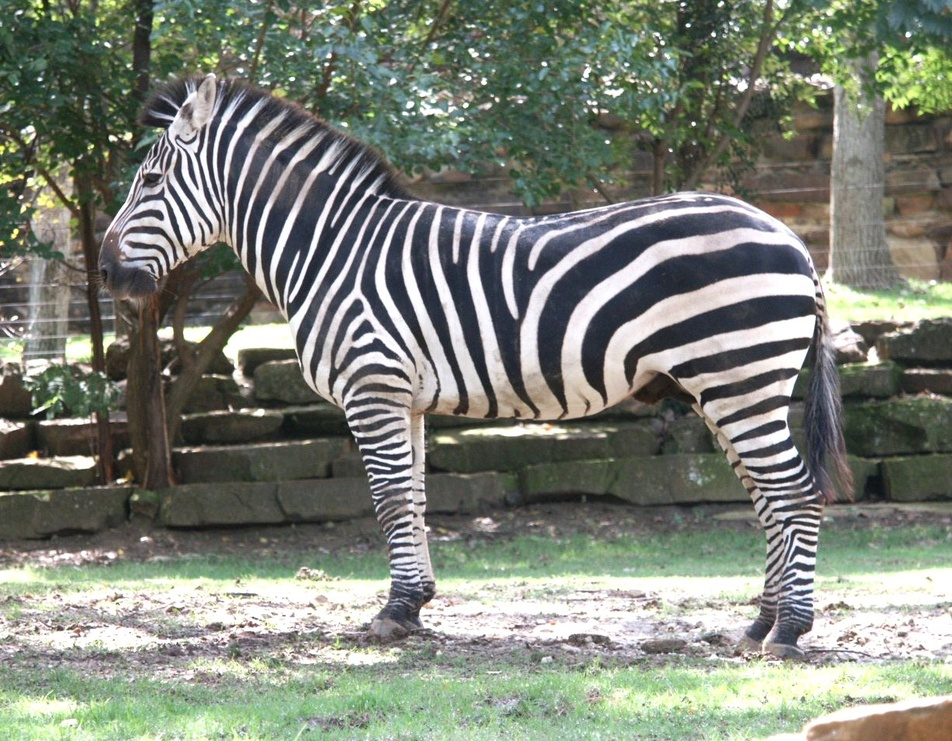
%> input picture CS216/cs216hw2/zebra1.jpg, 952 x 741 px, shrunk from 1222 x 952 before the run
$ octave p7.m   (GNU Octave 9; MATLAB toolbox functions it lacks are replaced by stand-ins)
%> lines starting %> are read from the running program, lines starting %| are printed output that depends on the picture
image = im2double(rgb2gray(imread('zebra1.jpg')));
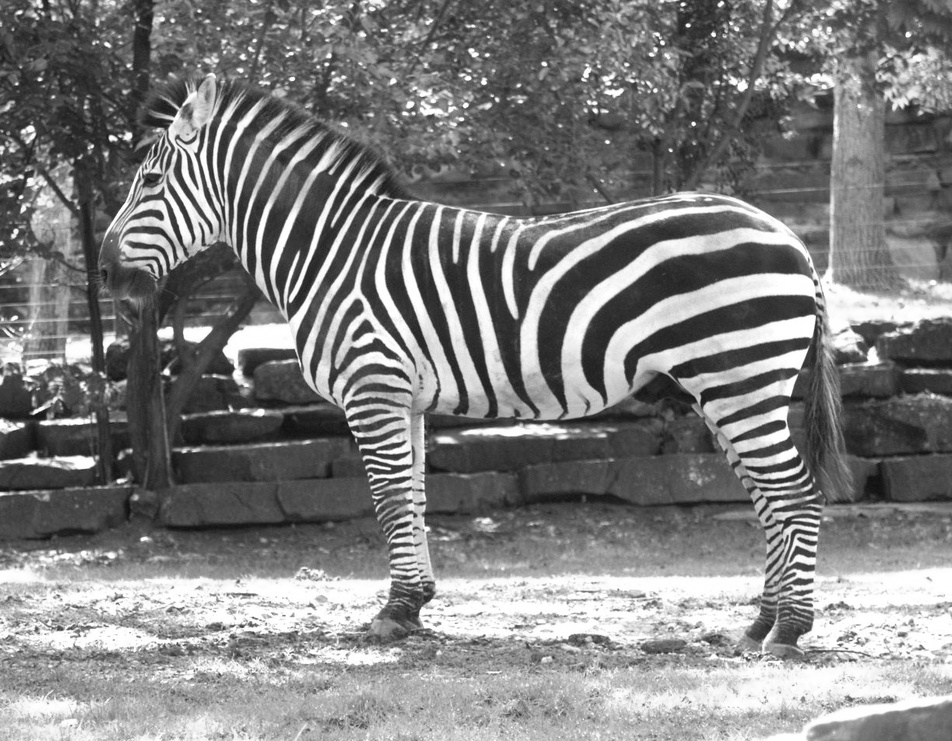
%> image: size 741x952 double; min 0.0549, max 1, mean 0.502
figure,imagesc(image);
colormap(gray);
sigma = 1;
mu = 0;
Gaussianfilter = fspecial('gaussian',[3 3],sigma);
smooth = conv2(image,Gaussianfilter,'same');
figure,imagesc(smooth);
colormap(gray);

filterH = [-1 1];
horizonGradientImage = conv2(smooth,filterH,'same');
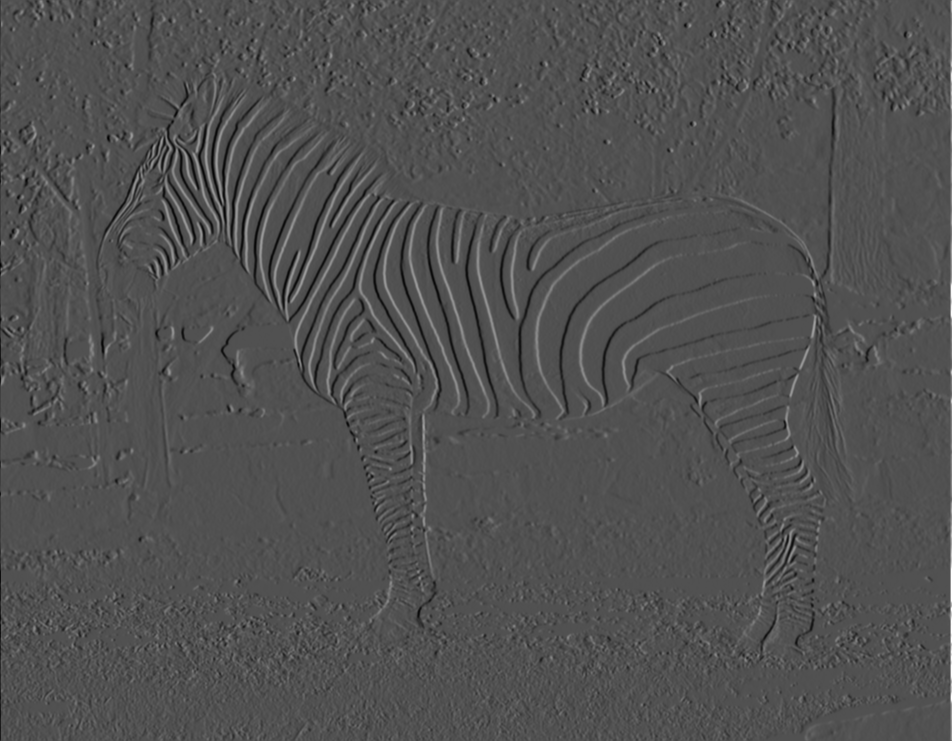
%> horizonGradientImage: size 741x952 double; min -0.339, max 0.726, mean 0.000359; drawn with min black and max white
figure,imagesc(horizonGradientImage);
colormap(gray);

filterV = [-1 1]';
verticalGradientImage = conv2(smooth,filterV,'same');
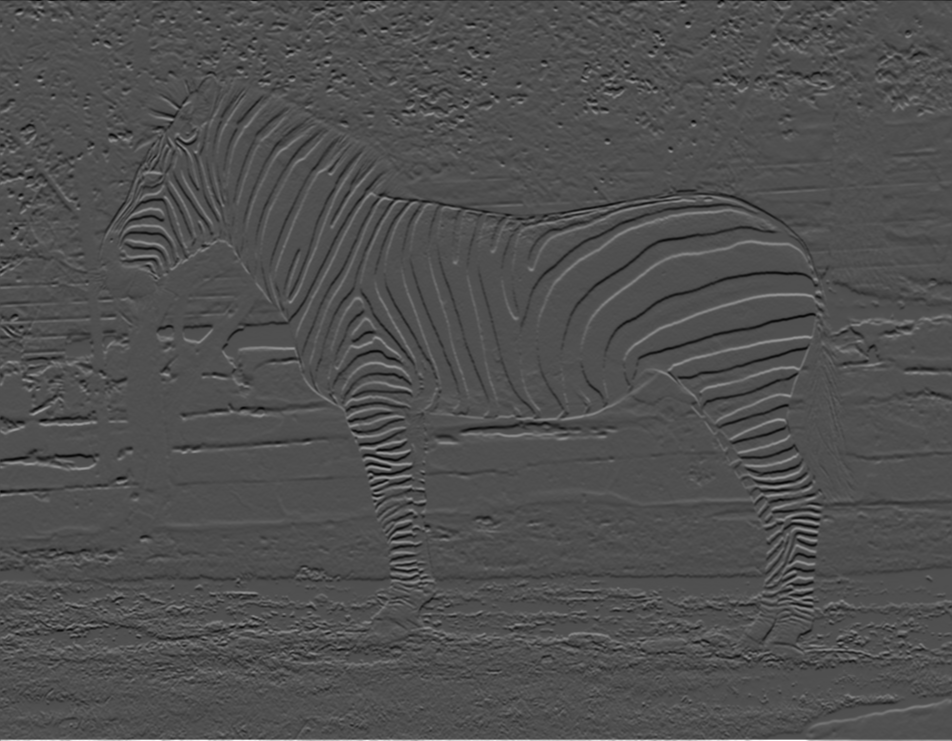
%> verticalGradientImage: size 741x952 double; min -0.332, max 0.726, mean 0.000432; drawn with min black and max white
figure,imagesc(verticalGradientImage);
colormap(gray);

[Magnitude,direction] = imgradient(smooth);
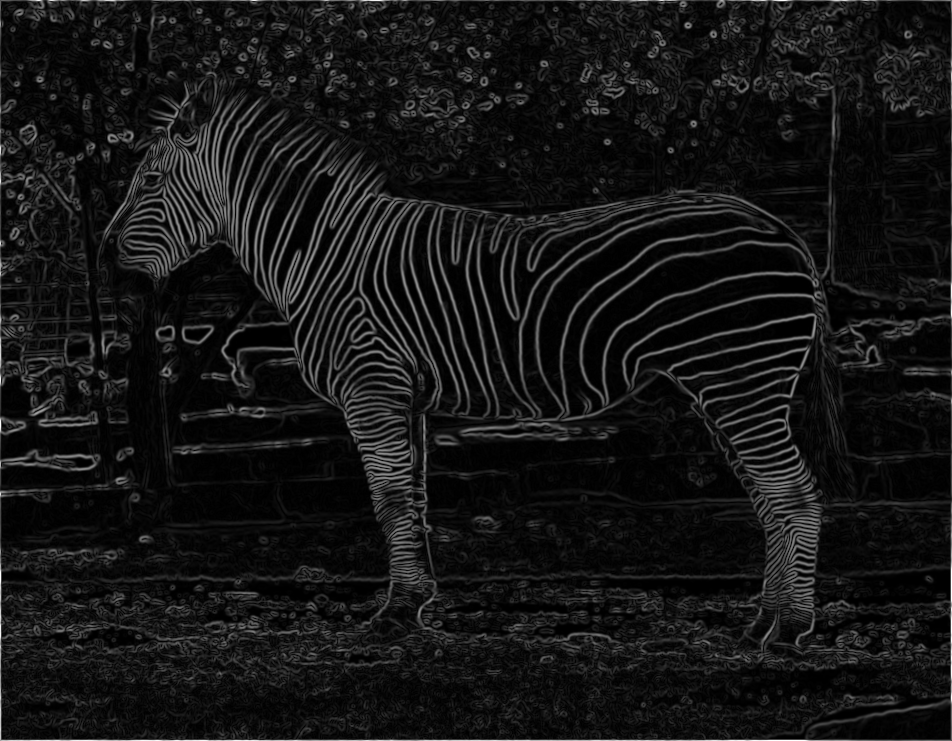
%> Magnitude: size 741x952 double; min 0, max 4, mean 0.342; drawn with min black and max white
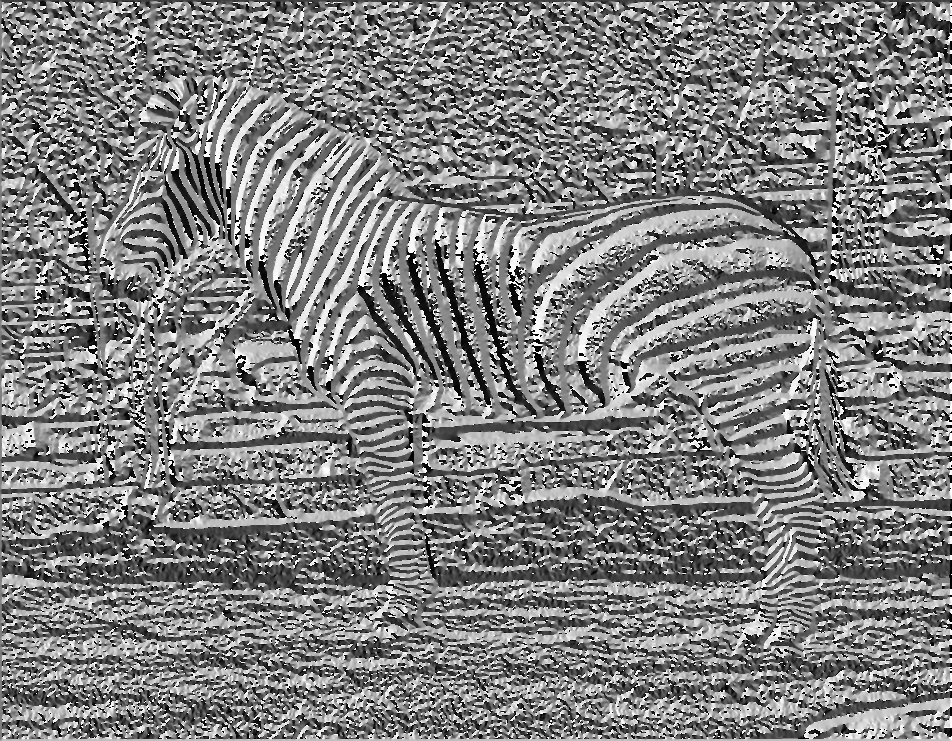
%> direction: size 741x952 double; min -180, max 180, mean 0.7; drawn with min black and max white
figure,imagesc(Magnitude);
colormap(gray);
figure,imagesc(direction);
colormap(gray);
